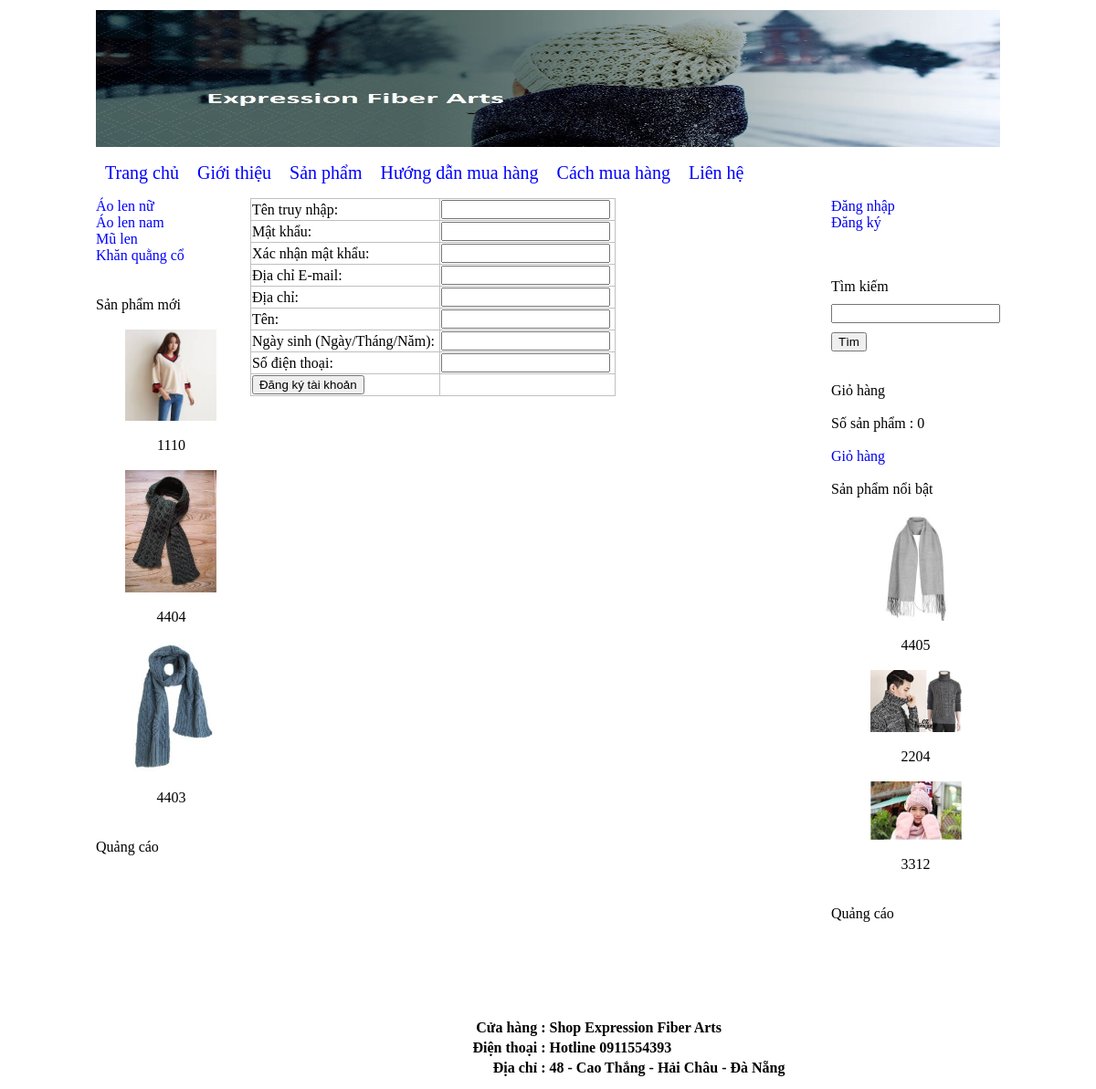
/?thamso=dang_ky, run on the app's committed database.
### tables this page shows
CREATE TABLE `banner` (
  `id` int(11) NOT NULL,
  `hinh` varchar(256) NOT NULL,
  `rong` varchar(256) NOT NULL,
  `cao` varchar(256) NOT NULL
);

CREATE TABLE `menu_ngang` (
  `id` int(11) NOT NULL,
  `ten` varchar(256) NOT NULL,
  `noi_dung` mediumtext NOT NULL,
  `loai_menu` varchar(256) NOT NULL
);

CREATE TABLE `menu_doc` (
  `id` int(11) NOT NULL,
  `ten` varchar(256) NOT NULL
);

CREATE TABLE `san_pham` (
  `id` int(11) NOT NULL,
  `ten` varchar(256) NOT NULL,
  `gia` int(255) NOT NULL,
  `hinh_anh` varchar(256) NOT NULL,
  `noi_dung` mediumtext NOT NULL,
  `thuoc_menu` int(255) NOT NULL,
  `noi_bat` varchar(256) NOT NULL,
  `trang_chu` varchar(256) NOT NULL,
  `sap_xep_trang_chu` int(255) NOT NULL
);

CREATE TABLE `footer` (
  `id` int(11) NOT NULL,
  `html` mediumtext NOT NULL
);

### chuc_nang/menu_ngang/menu_ngang.php (the view)
<?php
	$tv="select id,ten,loai_menu from menu_ngang order by id";
	$tv_1=mysqli_query($connect,$tv);
	echo "<div class='menu_ngang' >";
	echo "<a href='index.php'>Trang chủ</a>";
	while($tv_2=mysqli_fetch_array($tv_1))
	{
		if($tv_2['loai_menu']==""){$link_menu="?thamso=xuat_mot_tin&id=".$tv_2['id'];}
		if($tv_2['loai_menu']=="san_pham"){$link_menu="?thamso=xuat_san_pham_2";}
		echo "<a href='$link_menu'>";
			echo $tv_2['ten'];
		echo "</a>";
	}
	echo "</div>";
?>

### chuc_nang/banner/banner.php
<?php
	$tv="select * from banner limit 0,1";
	$tv_1=mysqli_query($connect,$tv);
	$tv_2=mysqli_fetch_array($tv_1);
	$link_hinh="hinh_anh/banner/".$tv_2['hinh'];
	echo "<img src='".$link_hinh."' width='".$tv_2['rong']."' height='".$tv_2['cao']."' >";
?>

### chuc_nang/menu_doc/menu_doc.php
<?php
	$tv="select * from menu_doc order by id";
	$tv_1=mysqli_query($connect,$tv);
	echo "<div class='menu_doc' >";
	while($tv_2=mysqli_fetch_array($tv_1))
	{
		$link="?thamso=xuat_san_pham&id=".$tv_2['id'];
		echo "<a href='$link'>";
			echo $tv_2['ten'];
		echo "</a>";
	}
	echo "</div>";
?>

### chuc_nang/san_pham/moi.php
<br><br>
Sản phẩm mới <br><br>
<center>
	<?php
		$tv="select id,ten,hinh_anh from san_pham order by id desc limit 0,3";
		$tv_1=mysqli_query($connect,$tv);
		while($tv_2=mysqli_fetch_array($tv_1))
		{
			$link_anh="hinh_anh/san_pham/".$tv_2['hinh_anh'];
			$link_chi_tiet="?thamso=chi_tiet_san_pham&id=".$tv_2['id'];
			echo "<a href='$link_chi_tiet' >";
				echo "<img src='$link_anh' width='100px' >";
			echo "</a>";
			echo "<br><br>";
			echo $tv_2['ten'];
			echo "<br>";
			echo "<br>";
		}
	?>
</center>

### chuc_nang/san_pham/noi_bat.php
<br><br>
Sản phẩm nổi bật <br><br>
<center>
	<?php
		$tv="select id,ten,hinh_anh from san_pham where noi_bat='co' order by id desc limit 0,3";
		$tv_1=mysqli_query($connect,$tv);
		while($tv_2=mysqli_fetch_array($tv_1))
		{
			$link_anh="hinh_anh/san_pham/".$tv_2['hinh_anh'];
			$link_chi_tiet="?thamso=chi_tiet_san_pham&id=".$tv_2['id'];
			echo "<a href='$link_chi_tiet' >";
				echo "<img src='$link_anh' width='100px' >";
			echo "</a>";
			echo "<br><br>";
			echo $tv_2['ten'];
			echo "<br>";
			echo "<br>";
		}
	?>
</center>

### chuc_nang/footer/footer.php
<?php
	$tv="select * from footer limit 0,1";
	$tv_1=mysqli_query($connect,$tv);
	$tv_2=mysqli_fetch_array($tv_1);
	echo $tv_2['html'];
?>

### giao_dien/giao_dien.css (style rules this page uses)
a { text-decoration: none; }
div.menu_ngang a { color:blue; margin-left: 10px; margin-right: 10px; text-decoration: none; font-size:20px; }
div.menu_doc a { color:blue; text-decoration: none; display:block; }

### data on the page
banner: hinh (picture)
menu_ngang: ten "Giới thiệu"
menu_ngang: ten "Sản phẩm"
menu_ngang: ten "Hướng dẫn mua hàng"
menu_ngang: ten "Cách mua hàng"
menu_ngang: ten "Liên hệ"
menu_doc: ten "Áo len nữ"
menu_doc: ten "Áo len nam"
menu_doc: ten "Mũ len"
menu_doc: ten "Khăn quằng cổ"
san_pham: hinh_anh (picture), ten "1110"
san_pham: hinh_anh (picture), ten "4404"
san_pham: hinh_anh (picture), ten "4403"
san_pham: hinh_anh (picture), ten "4405"
san_pham: hinh_anh (picture), ten "2204"
san_pham: hinh_anh (picture), ten "3312"
footer: html "Cửa hàng : Shop Expression Fiber Arts Điện thoại : Hotline 0911554393 Địa chỉ : 48 - Cao Thắng - Hải Châu - Đà Nẵng"

### other printed values
$so_luong "0"
